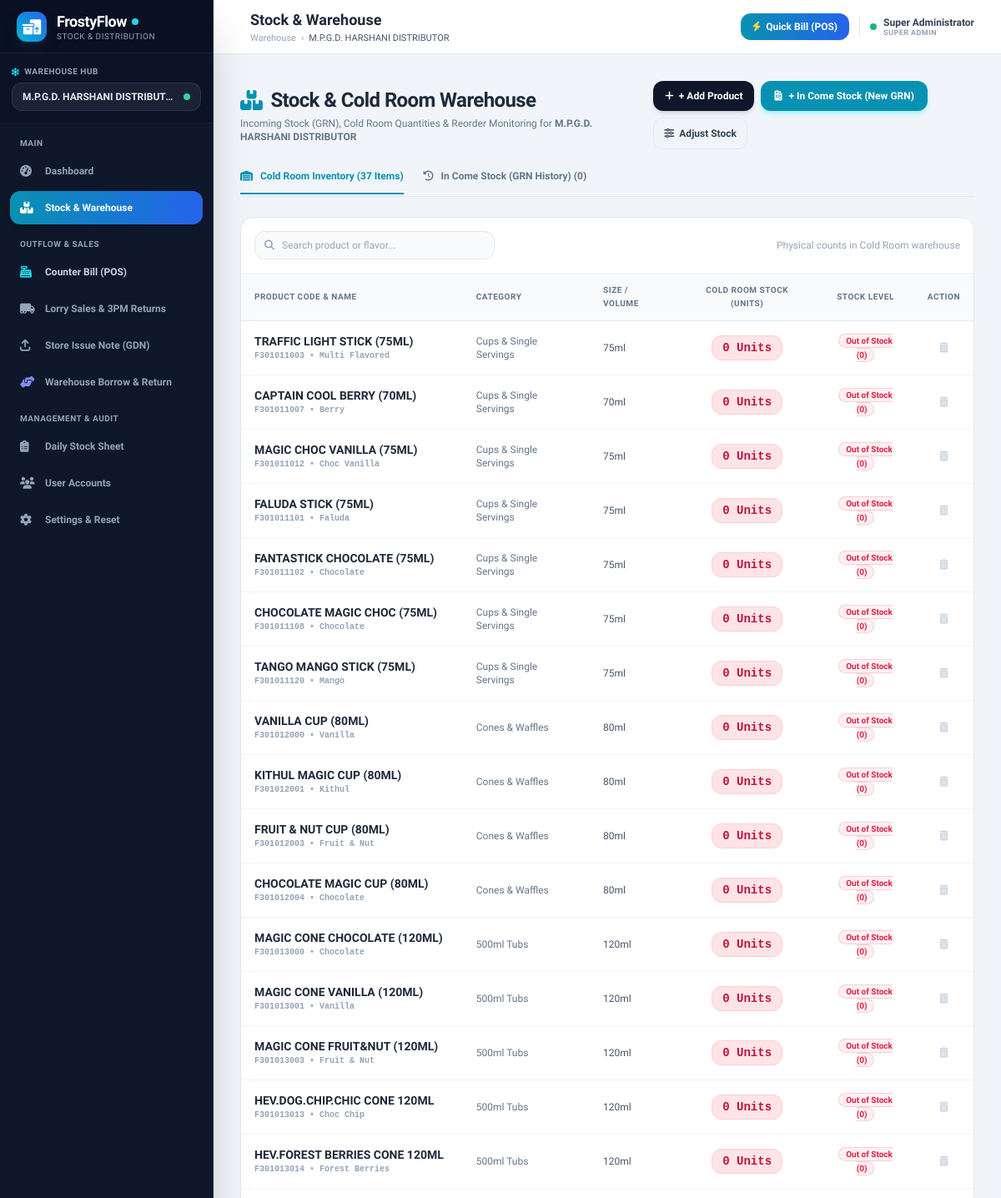
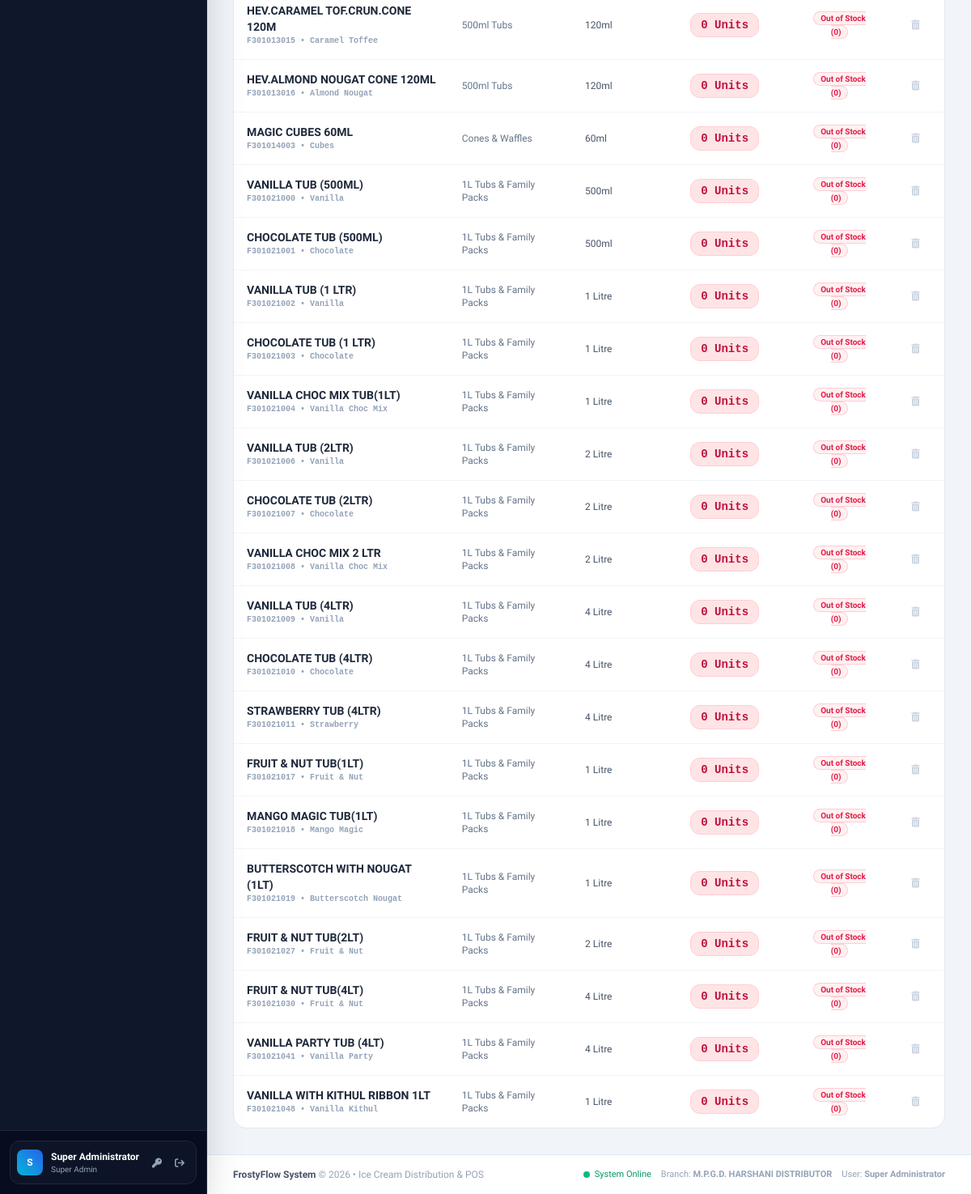
Screenshot of /stock.php (signed in) with the database file from the repository (2 pictures, top to bottom).
### tables this page shows
CREATE TABLE IF NOT EXISTS `products` (
    `id` INT AUTO_INCREMENT PRIMARY KEY,
    `category_id` INT NULL,
    `code` VARCHAR(50) NOT NULL UNIQUE,
    `name` VARCHAR(150) NOT NULL,
    `flavor` VARCHAR(50) NULL,
    `size` VARCHAR(50) NULL,
    `unit` VARCHAR(20) DEFAULT 'Units',
    `pack_size` INT DEFAULT 24,
    `selling_price` DECIMAL(10,2) NOT NULL DEFAULT 0.00,
    `alert_quantity` INT DEFAULT 15,
    `status` ENUM('active', 'inactive') DEFAULT 'active',
    `created_at` TIMESTAMP DEFAULT CURRENT_TIMESTAMP,
    INDEX (`category_id`)
);

CREATE TABLE IF NOT EXISTS `categories` (
    `id` INT AUTO_INCREMENT PRIMARY KEY,
    `name` VARCHAR(100) NOT NULL,
    `created_at` TIMESTAMP DEFAULT CURRENT_TIMESTAMP
);

### config/auth.php (called while the page is built, shortened)
<?php
function isLoggedIn() {
    return isset($_SESSION['user_id']) && !empty($_SESSION['user_id']);
}
function currentUser() {
    return [
        'id' => $_SESSION['user_id'],
        'name' => $_SESSION['user_name'] ?? 'User',
        'username' => $_SESSION['user_username'] ?? '',
        'role' => $_SESSION['user_role'] ?? 'cashier',
        'branch_id' => $_SESSION['active_branch_id'] ?? ($_SESSION['user_branch_id'] ?? 1),
        'assigned_branch_id' => $_SESSION['user_branch_id'] ?? 1,
        'branch_name' => $_SESSION['active_branch_name'] ?? 'Colombo Branch'
    ];
}

### stock.php (the view, shortened to what this page needs)
<?php
require_once __DIR__ . '/config/auth.php';
$user = currentUser();
$branchId = $user['branch_id'];
$stmt = $pdo->prepare("SELECT p.*, c.name as category_name, COALESCE(bs.quantity, 0) as store_stock
    FROM products p
    LEFT JOIN categories c ON p.category_id = c.id
    LEFT JOIN branch_stock bs ON p.id = bs.product_id AND bs.branch_id = ?
    WHERE p.status = 'active'
    ORDER BY p.code ASC, p.name ASC");
$stmt->execute([$branchId]);
$inventory = $stmt->fetchAll();
$stmt = $pdo->prepare("SELECT si.*, b.name as branch_name, u.name as creator_name
    FROM stock_invoices si
    JOIN branches b ON si.branch_id = b.id
    LEFT JOIN users u ON si.created_by = u.id
    WHERE si.branch_id = ?
    ORDER BY si.id DESC LIMIT 25");
$stmt->execute([$branchId]);
$pastInvoices = $stmt->fetchAll();
require_once __DIR__ . '/includes/header.php';
?>
<div class="flex flex-col sm:flex-row sm:items-center justify-between pb-6 gap-3">
    <div>
        <h1 class="text-2xl font-extrabold text-slate-800 tracking-tight flex items-center">
            <i class="fa-solid fa-boxes-stacked text-cyan-600 mr-2.5"></i> Stock & Cold Room Warehouse
        </h1>
        <p class="text-xs text-slate-500 mt-1">
            Incoming Stock (GRN), Cold Room Quantities & Reorder Monitoring for <strong><?= htmlspecialchars($user['branch_name']) ?></strong>
        </p>
    </div>
    <div class="grid grid-cols-3 sm:flex sm:flex-wrap gap-2 w-full sm:w-auto">
        <button type="button" onclick="openNewProductModal()" class="px-2 sm:px-3.5 py-2.5 bg-slate-900 hover:bg-black text-white rounded-xl text-xs font-bold shadow-md transition-all flex items-center justify-center text-center">
            <i class="fa-solid fa-plus sm:mr-1.5"></i> <span class="hidden sm:inline">+ Add Product</span><span class="inline sm:hidden text-[11px]">Product</span>
        </button>
        <button type="button" onclick="openNewGrnModal()" class="px-2 sm:px-4 py-2.5 bg-cyan-600 hover:bg-cyan-700 text-white rounded-xl text-xs font-bold shadow-md shadow-cyan-200 transition-all flex items-center justify-center text-center">
            <i class="fa-solid fa-file-invoice sm:mr-2"></i> <span class="hidden sm:inline">+ In Come Stock (New GRN)</span><span class="inline sm:hidden text-[11px]">+ GRN</span>
        </button>
        <button type="button" onclick="openAdjustModal()" class="px-2 sm:px-3 py-2.5 bg-slate-100 hover:bg-slate-200 text-slate-700 rounded-xl text-xs font-bold transition-all flex items-center justify-center text-center border border-slate-200/80">
            <i class="fa-solid fa-sliders sm:mr-1.5"></i> <span class="hidden sm:inline">Adjust Stock</span><span class="inline sm:hidden text-[11px]">Adjust</span>
        </button>
    </div>
</div>
<div class="mb-6 border-b border-slate-200 overflow-x-auto scrollbar-none">
    <nav class="flex space-x-4 sm:space-x-6 min-w-max pb-0.5">
        <button type="button" onclick="switchTab('inventoryTab', this)" class="tab-btn pb-3 text-xs font-bold text-cyan-600 border-b-2 border-cyan-600 transition-colors whitespace-nowrap">
            <i class="fa-solid fa-warehouse mr-1.5"></i> Cold Room Inventory (<?= count($inventory) ?> Items)
        </button>
        <button type="button" onclick="switchTab('invoicesTab', this)" class="tab-btn pb-3 text-xs font-bold text-slate-500 hover:text-slate-700 border-b-2 border-transparent transition-colors whitespace-nowrap">
            <i class="fa-solid fa-clock-rotate-left mr-1.5"></i> In Come Stock (GRN History) (<?= count($pastInvoices) ?>)
        </button>
    </nav>
</div>
<div id="inventoryTab" class="tab-content">
    <div class="bg-white rounded-2xl border border-slate-200 shadow-xs overflow-hidden">
        <div class="p-3.5 sm:p-4 border-b border-slate-100 flex flex-col sm:flex-row justify-between items-center gap-2 sm:gap-3">
            <div class="relative w-full sm:w-72">
                <span class="absolute inset-y-0 left-0 pl-3 flex items-center text-slate-400 text-xs">
                    <i class="fa-solid fa-search"></i>
                </span>
                <input type="text" id="stockSearch" onkeyup="filterStockTable()" placeholder="Search product or flavor..."
                       class="w-full pl-8 pr-3 py-2 text-xs bg-slate-50 border border-slate-200 rounded-xl focus:outline-none focus:ring-1 focus:ring-cyan-500 font-medium">
            </div>
            <div class="text-[11px] sm:text-xs text-slate-400 w-full sm:w-auto text-left sm:text-right">
                Physical counts in Cold Room warehouse
            </div>
        </div>
        <div class="hidden md:block overflow-x-auto">
            <table class="w-full text-left border-collapse text-xs" id="stockTable">
                <thead>
                    <tr class="bg-slate-50 text-slate-500 font-bold uppercase tracking-wider border-b border-slate-200 text-[10px]">
                        <th class="py-3 px-4">Product Code & Name</th>
                        <th class="py-3 px-4">Category</th>
                        <th class="py-3 px-4">Size / Volume</th>
                        <th class="py-3 px-4 text-center">Cold Room Stock (Units)</th>
                        <th class="py-3 px-4 text-center">Stock Level</th>
                        <th class="py-3 px-4 text-center">Action</th>
                    </tr>
                </thead>
                <tbody class="divide-y divide-slate-100 text-slate-700">
                    <?php if (empty($inventory)): ?>
                        <tr>
                            <td colspan="6" class="py-12 text-center text-slate-400">
                                <i class="fa-solid fa-boxes-stacked text-3xl mb-2 text-slate-300"></i>
                                <p class="font-bold text-slate-700 text-sm">No Products Found</p>
                                <p class="text-xs text-slate-400 mt-1">Click "+ Add Product" above to create your ice cream flavors.</p>
                                <button type="button" onclick="openNewProductModal()" class="mt-3 px-4 py-2 bg-slate-900 hover:bg-black text-white rounded-xl text-xs font-bold inline-flex items-center">
                                    <i class="fa-solid fa-plus mr-1.5"></i> + Add First Product
                                </button>
                            </td>
                        </tr>
                    <?php else: ?>
                        <?php foreach ($inventory as $prod):
                            $isLow = $prod['store_stock'] <= $prod['alert_quantity'];
                            $isZero = $prod['store_stock'] <= 0;
                        ?>
                            <tr class="hover:bg-slate-50 transition-colors">
                                <td class="py-3.5 px-4 font-bold text-slate-800">
                                    <div class="text-sm"><?= htmlspecialchars($prod['name']) ?></div>
                                    <div class="text-[10px] text-slate-400 font-mono"><?= htmlspecialchars($prod['code']) ?> &bull; <?= htmlspecialchars($prod['flavor'] ?? '') ?></div>
                                </td>
                                <td class="py-3.5 px-4 text-slate-500 font-medium">
                                    <?= htmlspecialchars($prod['category_name'] ?? 'General') ?>
                                </td>
                                <td class="py-3.5 px-4 text-slate-600 font-medium">
                                    <?= htmlspecialchars($prod['size'] ?? '-') ?>
                                </td>
                                <td class="py-3.5 px-4 text-center">
                                    <span class="inline-block px-3 py-1 rounded-xl font-extrabold text-sm font-mono <?= $isZero ? 'bg-rose-100 text-rose-700 border border-rose-200' : ($isLow ? 'bg-amber-100 text-amber-800 border border-amber-200' : 'bg-cyan-50 text-cyan-800 border border-cyan-200') ?>">
                                        <?= number_format($prod['store_stock']) ?> <?= htmlspecialchars($prod['unit'] ?? 'Units') ?>
                                    </span>
                                </td>
                                <td class="py-3.5 px-4 text-center">
                                    <?php if ($isZero): ?>
                                        <span class="px-2 py-0.5 text-[10px] font-bold rounded-full bg-rose-50 text-rose-600 border border-rose-200">Out of Stock (0)</span>
                                    <?php elseif ($isLow): ?>
                                        <span class="px-2 py-0.5 text-[10px] font-bold rounded-full bg-amber-50 text-amber-700 border border-amber-200">Low Stock Alert</span>
                                    <?php else: ?>
                                        <span class="px-2 py-0.5 text-[10px] font-bold rounded-full bg-emerald-50 text-emerald-600 border border-emerald-200">Sufficient Stock</span>
                                    <?php endif; ?>
                                </td>
                                <td class="py-3.5 px-4 text-center">
                                    <form method="POST" action="stock.php" onsubmit="return confirm('Delete this product permanently?');" class="inline">
                                        <button type="submit" class="p-1.5 text-slate-300 hover:text-rose-600 transition-colors" title="Delete Product">
                                            <i class="fa-solid fa-trash-can"></i>
                                        </button>
                                    </form>
                                </td>
                            </tr>
                        <?php endforeach; ?>
                    <?php endif; ?>
                </tbody>
            </table>
        </div>
    </div>
</div>
<?php require_once __DIR__ . '/includes/footer.php'; ?>

### includes/header.php (style rules this page uses)
body { font-family: 'Plus Jakarta Sans', sans-serif; -webkit-tap-highlight-color: transparent; }

### rows the page displays
products: name "TRAFFIC LIGHT STICK (75ML)", code "F301011003", flavor "Multi Flavored", category.name "Cups & Single Servings", size "75ml", store_stock "0", unit "Units"
products: name "CAPTAIN COOL BERRY (70ML)", code "F301011007", flavor "Berry", category.name "Cups & Single Servings", size "70ml", store_stock "0", unit "Units"
products: name "MAGIC CHOC VANILLA (75ML)", code "F301011012", flavor "Choc Vanilla", category.name "Cups & Single Servings", size "75ml", store_stock "0", unit "Units"
products: name "FALUDA STICK (75ML)", code "F301011101", flavor "Faluda", category.name "Cups & Single Servings", size "75ml", store_stock "0", unit "Units"
products: name "FANTASTICK CHOCOLATE (75ML)", code "F301011102", flavor "Chocolate", category.name "Cups & Single Servings", size "75ml", store_stock "0", unit "Units"
products: name "CHOCOLATE MAGIC CHOC (75ML)", code "F301011108", flavor "Chocolate", category.name "Cups & Single Servings", size "75ml", store_stock "0", unit "Units"
products: name "TANGO MANGO STICK (75ML)", code "F301011120", flavor "Mango", category.name "Cups & Single Servings", size "75ml", store_stock "0", unit "Units"
products: name "VANILLA CUP (80ML)", code "F301012000", flavor "Vanilla", category.name "Cones & Waffles", size "80ml", store_stock "0", unit "Units"
products: name "KITHUL MAGIC CUP (80ML)", code "F301012001", flavor "Kithul", category.name "Cones & Waffles", size "80ml", store_stock "0", unit "Units"
products: name "FRUIT & NUT CUP (80ML)", code "F301012003", flavor "Fruit & Nut", category.name "Cones & Waffles", size "80ml", store_stock "0", unit "Units"
products: name "CHOCOLATE MAGIC CUP (80ML)", code "F301012004", flavor "Chocolate", category.name "Cones & Waffles", size "80ml", store_stock "0", unit "Units"
products: name "MAGIC CONE CHOCOLATE (120ML)", code "F301013000", flavor "Chocolate", category.name "500ml Tubs", size "120ml", store_stock "0", unit "Units"
products: name "MAGIC CONE VANILLA (120ML)", code "F301013001", flavor "Vanilla", category.name "500ml Tubs", size "120ml", store_stock "0", unit "Units"
products: name "MAGIC CONE FRUIT&NUT (120ML)", code "F301013003", flavor "Fruit & Nut", category.name "500ml Tubs", size "120ml", store_stock "0", unit "Units"
products: name "HEV.DOG.CHIP.CHIC CONE 120ML", code "F301013013", flavor "Choc Chip", category.name "500ml Tubs", size "120ml", store_stock "0", unit "Units"
products: name "HEV.FOREST BERRIES CONE 120ML", code "F301013014", flavor "Forest Berries", category.name "500ml Tubs", size "120ml", store_stock "0", unit "Units"
products: name "HEV.CARAMEL TOF.CRUN.CONE 120M", code "F301013015", flavor "Caramel Toffee", category.name "500ml Tubs", size "120ml", store_stock "0", unit "Units"
products: name "HEV.ALMOND NOUGAT CONE 120ML", code "F301013016", flavor "Almond Nougat", category.name "500ml Tubs", size "120ml", store_stock "0", unit "Units"
products: name "MAGIC CUBES 60ML", code "F301014003", flavor "Cubes", category.name "Cones & Waffles", size "60ml", store_stock "0", unit "Units"
products: name "VANILLA TUB (500ML)", code "F301021000", flavor "Vanilla", category.name "1L Tubs & Family Packs", size "500ml", store_stock "0", unit "Units"
products: name "CHOCOLATE TUB (500ML)", code "F301021001", flavor "Chocolate", category.name "1L Tubs & Family Packs", size "500ml", store_stock "0", unit "Units"
products: name "VANILLA TUB (1 LTR)", code "F301021002", flavor "Vanilla", category.name "1L Tubs & Family Packs", size "1 Litre", store_stock "0", unit "Units"
products: name "CHOCOLATE TUB (1 LTR)", code "F301021003", flavor "Chocolate", category.name "1L Tubs & Family Packs", size "1 Litre", store_stock "0", unit "Units"
products: name "VANILLA CHOC MIX TUB(1LT)", code "F301021004", flavor "Vanilla Choc Mix", category.name "1L Tubs & Family Packs", size "1 Litre", store_stock "0", unit "Units"
products: name "VANILLA TUB (2LTR)", code "F301021006", flavor "Vanilla", category.name "1L Tubs & Family Packs", size "2 Litre", store_stock "0", unit "Units"
products: name "CHOCOLATE TUB (2LTR)", code "F301021007", flavor "Chocolate", category.name "1L Tubs & Family Packs", size "2 Litre", store_stock "0", unit "Units"
products: name "VANILLA CHOC MIX 2 LTR", code "F301021008", flavor "Vanilla Choc Mix", category.name "1L Tubs & Family Packs", size "2 Litre", store_stock "0", unit "Units"
products: name "VANILLA TUB (4LTR)", code "F301021009", flavor "Vanilla", category.name "1L Tubs & Family Packs", size "4 Litre", store_stock "0", unit "Units"
products: name "CHOCOLATE TUB (4LTR)", code "F301021010", flavor "Chocolate", category.name "1L Tubs & Family Packs", size "4 Litre", store_stock "0", unit "Units"
products: name "STRAWBERRY TUB (4LTR)", code "F301021011", flavor "Strawberry", category.name "1L Tubs & Family Packs", size "4 Litre", store_stock "0", unit "Units"
products: name "FRUIT & NUT TUB(1LT)", code "F301021017", flavor "Fruit & Nut", category.name "1L Tubs & Family Packs", size "1 Litre", store_stock "0", unit "Units"
products: name "MANGO MAGIC TUB(1LT)", code "F301021018", flavor "Mango Magic", category.name "1L Tubs & Family Packs", size "1 Litre", store_stock "0", unit "Units"
products: name "BUTTERSCOTCH WITH NOUGAT (1LT)", code "F301021019", flavor "Butterscotch Nougat", category.name "1L Tubs & Family Packs", size "1 Litre", store_stock "0", unit "Units"
products: name "FRUIT & NUT TUB(2LT)", code "F301021027", flavor "Fruit & Nut", category.name "1L Tubs & Family Packs", size "2 Litre", store_stock "0", unit "Units"
products: name "FRUIT & NUT TUB(4LT)", code "F301021030", flavor "Fruit & Nut", category.name "1L Tubs & Family Packs", size "4 Litre", store_stock "0", unit "Units"
products: name "VANILLA PARTY TUB (4LT)", code "F301021041", flavor "Vanilla Party", category.name "1L Tubs & Family Packs", size "4 Litre", store_stock "0", unit "Units"
products: name "VANILLA WITH KITHUL RIBBON 1LT", code "F301021048", flavor "Vanilla Kithul", category.name "1L Tubs & Family Packs", size "1 Litre", store_stock "0", unit "Units"

### other values shown
$user['branch_name'] "M.P.G.D. HARSHANI DISTRIBUTOR"
substr($user['name'], 0, 1) "S"
$user['name'] "Super Administrator"
str_replace('_', ' ', $user['role']) "Super Admin"
$pageTitle "Stock & Warehouse"
str_replace('_', ' ', $user['role']) "SUPER ADMIN"
count($inventory) "37"
count($pastInvoices) "0"
